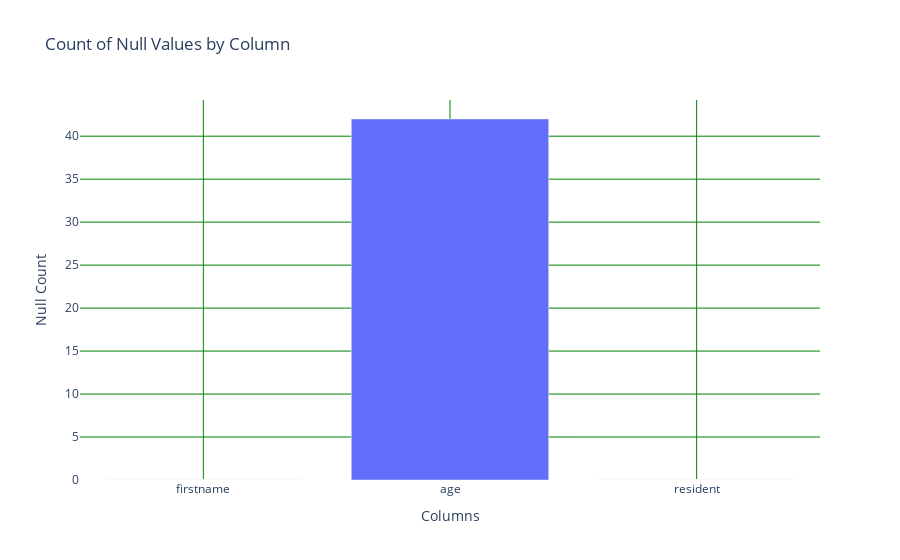

The notebook cell saved with this chart:
### Markdown cell above
> <h5 style="color:red;"> 2. SIMPLE BAR GRAPH TO VISUALIZE NULL FIELDS </h5>

### Code cell
null_counts = df.isnull().sum()
# Create bar plot figure
fig = px.bar(
    x=null_counts.index,
    y=null_counts.values,
    labels={'x': 'Columns', 'y': 'Null Count'},
    title='Count of Null Values by Column',
)
fig.update_layout(
    plot_bgcolor='rgba(0,0,0,0)',)
# Add gridlines
fig.update_xaxes(showgrid=True, gridwidth=1, gridcolor='green')
fig.update_yaxes(showgrid=True, gridwidth=1, gridcolor='green')
fig.show()

### Figure 1 — Plotly figure (JSON) as saved in the notebook; plotly's stock layout.template omitted (floating-point values rounded to 4 significant figures)
{"data": [{"alignmentgroup": "True", "hovertemplate": "Columns=%{x}<br>Null Count=%{y}<extra></extra>", "legendgroup": "", "marker": {"color": "#636efa", "pattern": {"shape": ""}}, "name": "", "offsetgroup": "", "orientation": "v", "showlegend": false, "textposition": "auto", "type": "bar", "x": ["firstname", "age", "resident"], "xaxis": "x", "y": [0, 42, 0], "yaxis": "y"}], "layout": {"autosize": true, "barmode": "relative", "legend": {"tracegroupgap": 0}, "plot_bgcolor": "rgba(0, 0, 0, 0)", "title": {"text": "Count of Null Values by Column"}, "xaxis": {"anchor": "y", "autorange": true, "domain": [0, 1], "gridcolor": "green", "gridwidth": 1, "range": [-0.5, 2.5], "showgrid": true, "title": {"text": "Columns"}, "type": "category"}, "yaxis": {"anchor": "x", "autorange": true, "domain": [0, 1], "gridcolor": "green", "gridwidth": 1, "range": [0, 44.21], "showgrid": true, "title": {"text": "Null Count"}, "type": "linear"}}}
